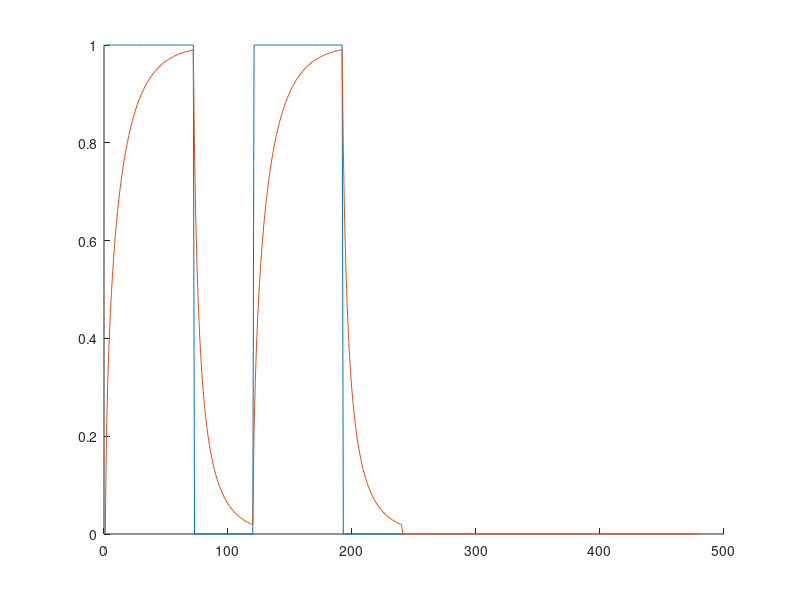

This chart was generated by the following MATLAB code:
clear; close all;

muslce_activation_tau_a = 0.08;
muslce_activation_tau_d = 0.08;

phase = 120;
ratio = 0.6;

excitation = [ones(phase*ratio, 1); zeros(phase*(1-ratio), 1); 
    ones(phase*ratio, 1); zeros(phase*(1-ratio), 1)];
a = zeros(phase*4, 1);
for t = 2:(phase*2)
    if (excitation(t)>a(t-1))
        tau = muslce_activation_tau_a * (0.5 + 1.5*a(t-1));
    else
        tau = muslce_activation_tau_d / (0.5 + 1.5*a(t-1));
    end
    da = (excitation(t)-a(t-1))/tau;
    a(t) = a(t-1) + da * (1/phase);
end

figure; hold on;
plot(excitation);
plot(a);
